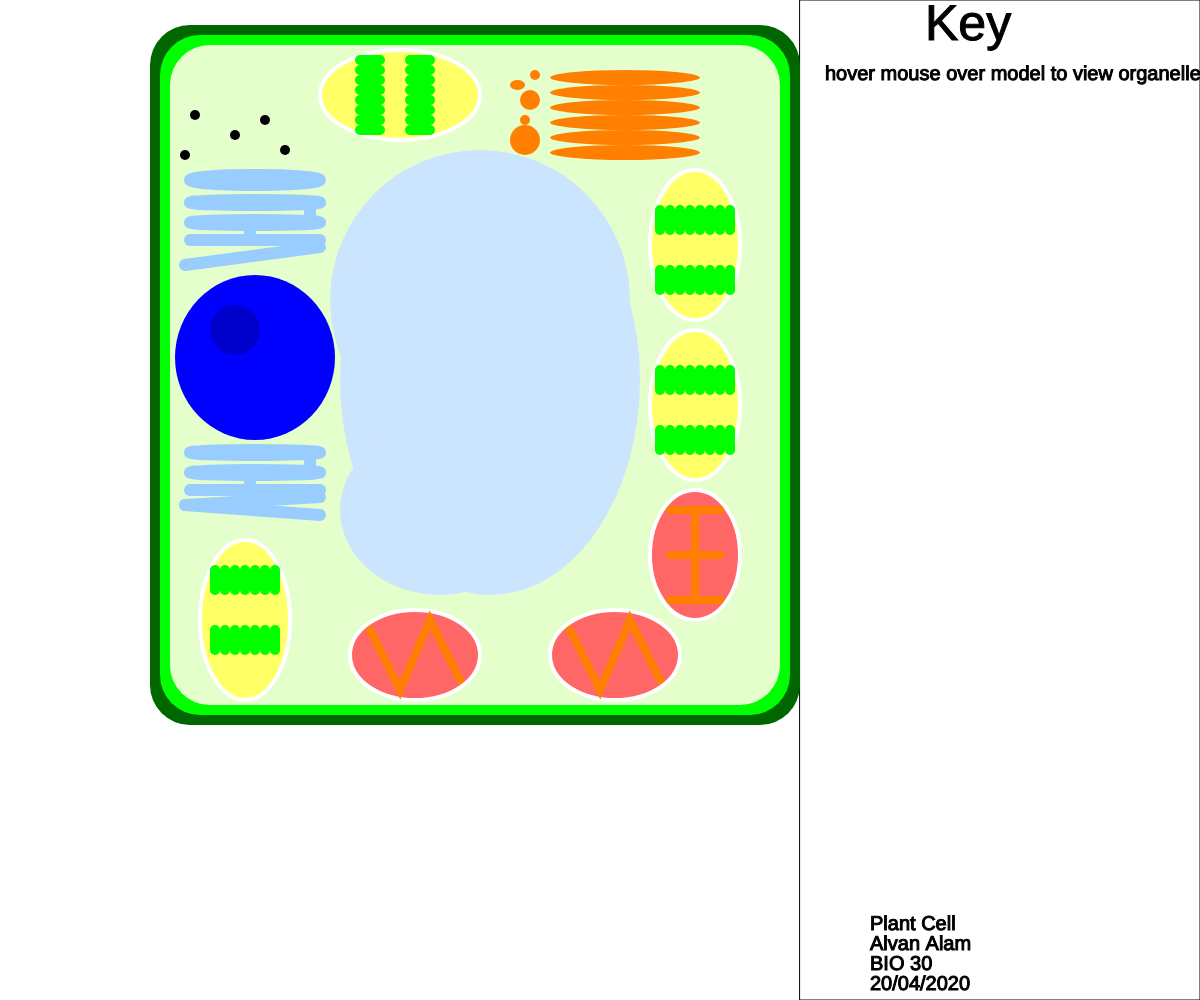
Frame 1 (no input)
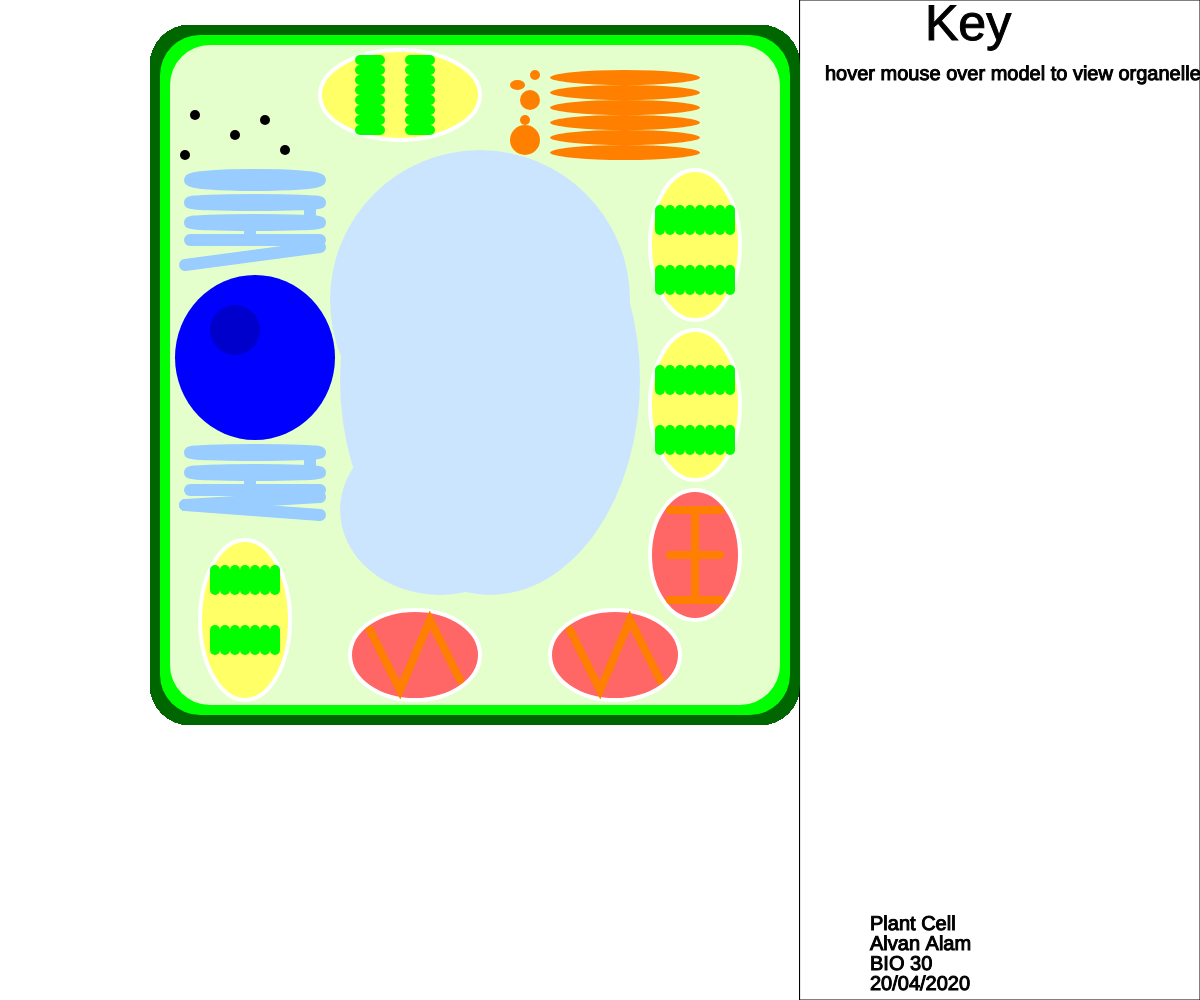
Frame 60 (no input)
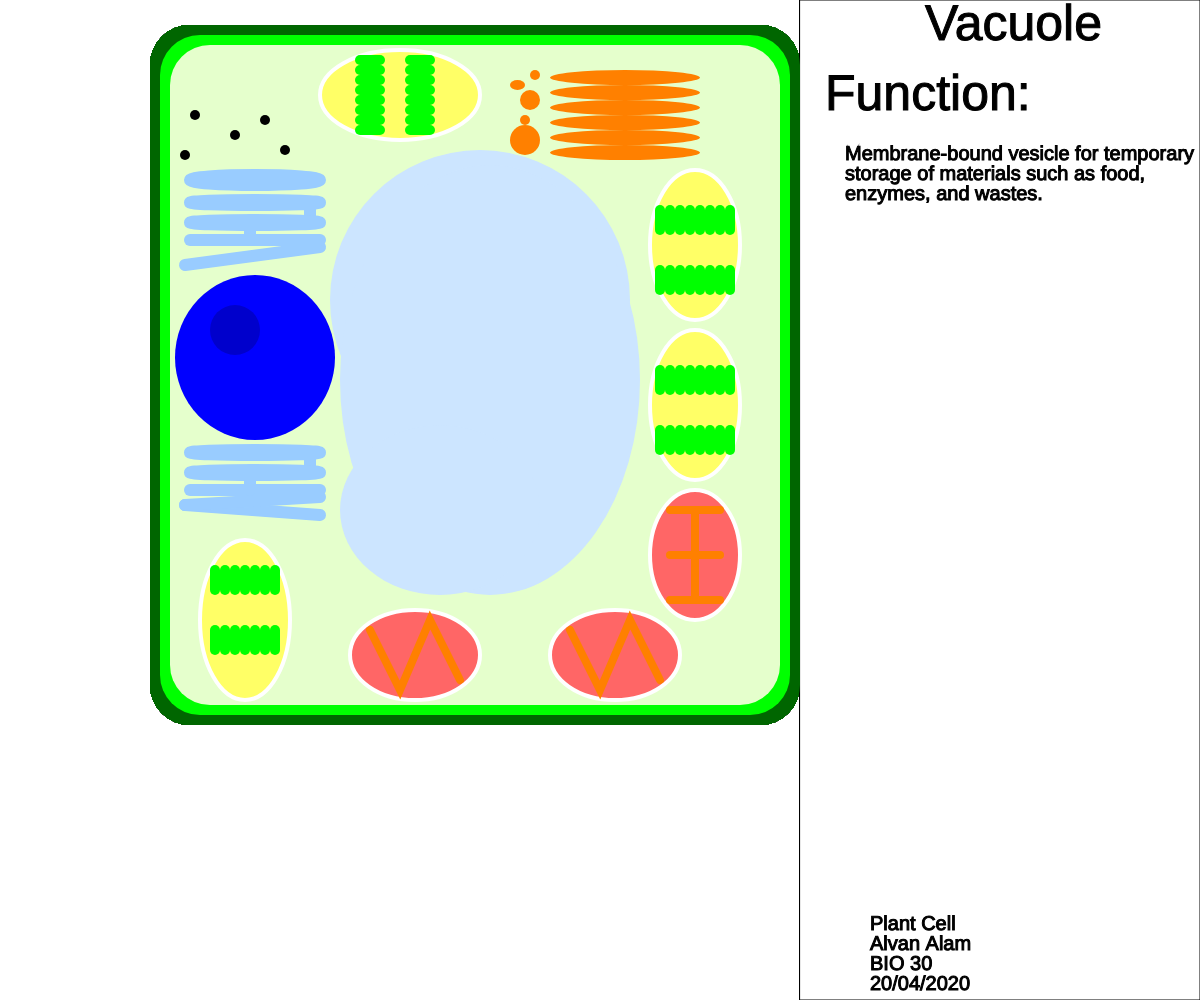
Frame 120 (the mouse pressed at the canvas centre since frame 60)

The p5.js sketch that drew these frames (run headless with seeded random() and noise() and a simulated clock; from frame 60 on, the mouse is pressed at the canvas centre):

// p5.js sketch
// ── sketch.js
// BIO 30 Plant Cell Model

let cellWallX = 150;
let cellWallY = 25;
let cellWallW = 650;
let cellWallH = 700;

let cellMembraneX = 160;
let cellMembraneY = 35;
let cellMembraneW = 630;
let cellMembraneH = 680;

let nucleusX = 175
let nucleusY = 275
let nucleusW = 160;
let nucleusH = 165;
let nucleolusX = 210
let nucleolusY = 305
let nucleolusW = 50;
let nucleolusH = 50;
let SERX = 180
let SERY = 165
let SERW = 150;
let SERH = 110;
let RERX = 180
let RERY = 445
let RERW = 150;
let RERH = 80;

let vacuoleX = 340
let vacuoleY = 165
let vacuoleW = 300;
let vacuoleH = 430;

let rib1X = 180
let rib1Y = 150
let rib1W = 10;
let rib1H = 10;
let rib2X = 230
let rib2Y = 130
let rib2W = 10;
let rib2H = 10;
let rib3X = 190
let rib3Y = 110
let rib3W = 10;
let rib3H = 10;
let rib4X = 280
let rib4Y = 145
let rib4W = 10;
let rib4H = 10;
let rib5X = 260
let rib5Y = 115
let rib5W = 10;
let rib5H = 10;

let golgiX = 500
let golgiY = 60
let golgiW = 200;
let golgiH = 100;

let chloro1X = 320
let chloro1Y = 50
let chloro1W = 160;
let chloro1H = 90;

let chloro2X = 200
let chloro2Y = 540
let chloro2W = 90;
let chloro2H = 160;

let chloro3X = 650
let chloro3Y = 170
let chloro3W = 90;
let chloro3H = 150;

let chloro4X = 650
let chloro4Y = 330
let chloro4W = 90;
let chloro4H = 150;

let mito1X = 650
let mito1Y = 490
let mito1W = 90;
let mito1H = 130;

let mito2X = 550
let mito2Y = 610
let mito2W = 130;
let mito2H = 90;

let mito3X = 350
let mito3Y = 610
let mito3W = 130;
let mito3H = 90;

let info = "none";

function setup() {
  createCanvas(windowWidth, windowHeight);

}



function draw() {
  fill(255);
  stroke(0);
  rect(width/2+width/4-100,0,width/4+100,height);
  fill(0);
  textSize(20);
  text("Plant Cell",width/2 - 720,20)
  text("Alvan Alam",width/2 - 720,40)
  text("BIO 30",width/2 - 720,60)
  text("20/04/2020",width/2 - 720,80)
  text("Plant Cell",width/2+270,height - 70)
  text("Alvan Alam",width/2 + 270,height - 50)
  text("BIO 30",width/2 + 270,height - 30)
  text("20/04/2020",width/2+270,height - 10)
  cell();
  display();
}

function cell() {
  ellipseMode(CORNER);
  noStroke();
  fill(0,102,0);
  rect(cellWallX,cellWallY,cellWallW,cellWallH,40);
  fill(0,255,0);
  rect(cellMembraneX,cellMembraneY,cellMembraneW,cellMembraneH,40);
  fill(229,255,204);
  rect(cellMembraneX+10,cellMembraneY+10,cellMembraneW-20,cellMembraneH-20,40);
  fill(0,0,255);
  ellipse(nucleusX, nucleusY, nucleusW, nucleusH);
  fill(0,0,204);
  ellipse(nucleolusX, nucleolusY, nucleolusW, nucleolusH);



  // rect(SERX, SERY, SERW, SERH);

  noFill();
  stroke(153,204,255);
  strokeWeight(12);
  beginShape(LINES);
  vertex(185,265)
  vertex(320,247);
  vertex(320,240);
  vertex(190,240)
  vertex(250,240)
  vertex(250,220);
  vertex(310,220);
  vertex(310,205);
  endShape();
  ellipse(190,220,130,5);
  ellipse(190,200,130,5);
  ellipse(190,175,130,10);

  noStroke();


  // rect(RERX, RERY, RERW, RERH);

  noFill();
  stroke(153,204,255);
  strokeWeight(12);
  beginShape(LINES);
  vertex(320,515);
  vertex(185,505)
  vertex(185,505)
  vertex(320,497);
  vertex(320,490);
  vertex(190,490)
  vertex(250,490)
  vertex(250,470);
  vertex(310,470);
  vertex(310,455);
  endShape();
  ellipse(190,470,130,5);
  ellipse(190,450,130,5);

  noStroke();
  fill(220);

  // rect(vacuoleX,vacuoleY,vacuoleW,vacuoleH);
  fill(204,229,255);
  ellipse(vacuoleX-10,vacuoleY-15,300,300)
  ellipse(vacuoleX,vacuoleY,300,430)
  ellipse(vacuoleX,vacuoleY+260,200,170)

  fill(0);
  ellipse(rib1X, rib1Y, rib1W, rib1H);
  ellipse(rib2X, rib2Y, rib2W, rib2H);
  ellipse(rib3X, rib3Y, rib3W, rib3H);
  ellipse(rib4X, rib4Y, rib4W, rib4H);
  ellipse(rib5X, rib5Y, rib5W, rib5H);

  fill(220);
  // rect(golgiX, golgiY, golgiW, golgiH);
  fill(255,128,0);
  ellipse(550,70,150,15);
  ellipse(550,85,150,15);
  ellipse(550,100,150,15);
  ellipse(550,115,150,15);
  ellipse(550,130,150,15);
  ellipse(550,145,150,15);
  ellipse(530,70,10,10);
  ellipse(520,90,20,20);
  ellipse(510,80,15,10);
  ellipse(510,125,30,30);
  ellipse(520,115,10,10);

  fill(255,255,102);
  stroke(255);
  strokeWeight(4);
  ellipse(chloro1X,chloro1Y,chloro1W,chloro1H);
  stroke(0,255,0);
  strokeWeight(10);
  beginShape(LINES);
  vertex(360,60)
  vertex(380,60);
  vertex(360,70)
  vertex(380,70);
  vertex(360,80);
  vertex(380,80);
  vertex(360,90);
  vertex(380,90);
  vertex(360,100);
  vertex(380,100);
  vertex(360,110);
  vertex(380,110);
  vertex(360,120);
  vertex(380,120);
  vertex(360,130);
  vertex(380,130);

  vertex(410,60)
  vertex(430,60);
  vertex(410,70)
  vertex(430,70);
  vertex(410,80);
  vertex(430,80);
  vertex(410,90);
  vertex(430,90);
  vertex(410,100);
  vertex(430,100);
  vertex(410,110);
  vertex(430,110);
  vertex(410,120);
  vertex(430,120);
  vertex(410,130);
  vertex(430,130);
  endShape();
  
  fill(255,255,102);
  stroke(255);
  strokeWeight(4);
  ellipse(chloro2X,chloro2Y,chloro2W,chloro2H);
  stroke(0,255,0);
  strokeWeight(10);
  beginShape(LINES);
  vertex(215,570)
  vertex(215,590)
  vertex(225,570)
  vertex(225,590)
  vertex(235,570)
  vertex(235,590)
  vertex(245,570)
  vertex(245,590)
  vertex(255,570)
  vertex(255,590)
  vertex(265,570)
  vertex(265,590)
  vertex(275,570)
  vertex(275,590)

  vertex(215,630)
  vertex(215,650)
  vertex(225,630)
  vertex(225,650)
  vertex(235,630)
  vertex(235,650)
  vertex(245,630)
  vertex(245,650)
  vertex(255,630)
  vertex(255,650)
  vertex(265,630)
  vertex(265,650)
  vertex(275,630)
  vertex(275,650)

  endShape();

  fill(255,255,102);
  stroke(255);
  strokeWeight(4);
  ellipse(chloro3X,chloro3Y,chloro3W,chloro3H);
  stroke(0,255,0);
  strokeWeight(10);
  beginShape(LINES);
  vertex(660,210)
  vertex(660,230)
  vertex(670,210)
  vertex(670,230)
  vertex(680,210)
  vertex(680,230)
  vertex(690,210)
  vertex(690,230)
  vertex(700,210)
  vertex(700,230)
  vertex(710,210)
  vertex(710,230)
  vertex(720,210)
  vertex(720,230)
  vertex(730,210)
  vertex(730,230)

  vertex(660,270)
  vertex(660,290)
  vertex(670,270)
  vertex(670,290)
  vertex(680,270)
  vertex(680,290)
  vertex(690,270)
  vertex(690,290)
  vertex(700,270)
  vertex(700,290)
  vertex(710,270)
  vertex(710,290)
  vertex(720,270)
  vertex(720,290)
  vertex(730,270)
  vertex(730,290)
  endShape();

  fill(255,255,102);
  stroke(255);
  strokeWeight(4);
  ellipse(chloro4X,chloro4Y,chloro4W,chloro4H);
  stroke(0,255,0);
  strokeWeight(10);
  beginShape(LINES);
  vertex(660,370)
  vertex(660,390)
  vertex(670,370)
  vertex(670,390)
  vertex(680,370)
  vertex(680,390)
  vertex(690,370)
  vertex(690,390)
  vertex(700,370)
  vertex(700,390)
  vertex(710,370)
  vertex(710,390)
  vertex(720,370)
  vertex(720,390)
  vertex(730,370)
  vertex(730,390)

  vertex(660,430)
  vertex(660,450)
  vertex(670,430)
  vertex(670,450)
  vertex(680,430)
  vertex(680,450)
  vertex(690,430)
  vertex(690,450)
  vertex(700,430)
  vertex(700,450)
  vertex(710,430)
  vertex(710,450)
  vertex(720,430)
  vertex(720,450)
  vertex(730,430)
  vertex(730,450)
  endShape();

  fill(355,102,102)
  stroke(255);
  strokeWeight(4);
  ellipse(mito1X,mito1Y,mito1W,mito1H);
  stroke(255,128,0);
  strokeWeight(8);
  beginShape(LINES);
  vertex(670,510);
  vertex(720,510);
  vertex(695,510);
  vertex(695,600);
  vertex(670,555);
  vertex(720,555);
  vertex(670,600);
  vertex(720,600);
  endShape();

  stroke(255);
  strokeWeight(4);
  ellipse(mito2X,mito2Y,mito2W,mito2H);
  stroke(255,128,0);
  strokeWeight(8);
  noFill();
  beginShape();
  vertex(570,630)
  vertex(600,690);
  vertex(630,620)
  vertex(660,680)
  endShape();

  fill(355,102,102)
  stroke(255);
  strokeWeight(4);
  ellipse(mito3X,mito3Y,mito3W,mito3H);
  stroke(255,128,0);
  strokeWeight(8);
  noFill();
  beginShape();
  vertex(370,630)
  vertex(400,690);
  vertex(430,620)
  vertex(460,680)
  endShape();
}

function display() {
  if(mouseX > nucleolusX && mouseY > nucleolusY 
    && mouseX < nucleolusX + nucleolusW && mouseY < nucleolusY + nucleolusH) {
      info = "nucleolus"
    }else if(mouseX > nucleusX && mouseY > nucleusY 
      && mouseX < nucleusX + nucleusW && mouseY < nucleusY + nucleusH) {
        info = "nucleus"
    }else if(mouseX > SERX && mouseY > SERY 
      && mouseX < SERX + SERW && mouseY < SERY + SERH) {
        info = "smoother"
    }else if(mouseX > RERX && mouseY > RERY 
      && mouseX < RERX + RERW && mouseY < RERY + RERH) {
        info = "rougher"
    }else if(mouseX > vacuoleX && mouseY > vacuoleY 
      && mouseX < vacuoleX + vacuoleW && mouseY < vacuoleY + vacuoleH) {
        info = "vacuole"
    }else if(mouseX > rib1X && mouseY > rib1Y 
      && mouseX < rib1X + rib1W && mouseY < rib1Y + rib1H) {
        info = "ribosome"
    }else if(mouseX > rib2X && mouseY > rib2Y 
      && mouseX < rib2X + rib2W && mouseY < rib2Y + rib2H) {
        info = "ribosome"
    }else if(mouseX > rib3X && mouseY > rib3Y 
      && mouseX < rib3X + rib3W && mouseY < rib3Y + rib3H) {
        info = "ribosome"
    }else if(mouseX > rib4X && mouseY > rib4Y 
      && mouseX < rib4X + rib4W && mouseY < rib4Y + rib4H) {
        info = "ribosome"
    }else if(mouseX > rib5X && mouseY > rib5Y 
      && mouseX < rib5X + rib5W && mouseY < rib5Y + rib5H) {
        info = "ribosome"
    }else if(mouseX > golgiX && mouseY > golgiY 
      && mouseX < golgiX + golgiW && mouseY < golgiY + golgiH) {
        info = "Golgi"
    }else if(mouseX > chloro1X && mouseY > chloro1Y 
      && mouseX < chloro1X + chloro1W && mouseY < chloro1Y + chloro1H) {
        info = "chloroplast"
    }else if(mouseX > chloro2X && mouseY > chloro2Y 
      && mouseX < chloro2X + chloro2W && mouseY < chloro2Y + chloro2H) {
        info = "chloroplast"
    }else if(mouseX > chloro3X && mouseY > chloro3Y 
      && mouseX < chloro3X + chloro3W && mouseY < chloro3Y + chloro3H) {
        info = "chloroplast"
    }else if(mouseX > chloro4X && mouseY > chloro4Y 
      && mouseX < chloro4X + chloro4W && mouseY < chloro4Y + chloro4H) {
        info = "chloroplast"
    }else if(mouseX > mito1X && mouseY > mito1Y 
      && mouseX < mito1X + mito1W && mouseY < mito1Y + mito1H) {
        info = "mito"
    }else if(mouseX > mito2X && mouseY > mito2Y 
      && mouseX < mito2X + mito2W && mouseY < mito2Y + mito2H) {
        info = "mito"
    }else if(mouseX > mito3X && mouseY > mito3Y 
      && mouseX < mito3X + mito3W && mouseY < mito3Y + mito3H) {
        info = "mito"
    }else if(mouseX > cellMembraneX+10 && mouseY > cellMembraneY+10 
      && mouseX < cellMembraneX + cellMembraneW-20 && mouseY < cellMembraneY + cellMembraneH-20) {
        info = "cytoplasm"
    }else if(mouseX > cellMembraneX && mouseY > cellMembraneY 
      && mouseX < cellMembraneX + cellMembraneW && mouseY < cellMembraneY + cellMembraneH) {
        info = "cell membrane"
    }else if(mouseX > cellWallX && mouseY > cellWallY 
      && mouseX < cellWallX + cellWallW && mouseY < cellWallY + cellWallH) {
        info = "cell wall"
    }
    
    else{
      info = "none";
    }

  textSize(50);
  strokeWeight(1)
  stroke(0);
  fill(0);
  if(info === "none") {
    text("Key",width/2+width/4+25, 40) 
    textSize(20);
    text("hover mouse over model to view organelles",width/2+width/4-75, 80) 
  }else if(info === "nucleolus") {
    text("Nucleolus",width/2+width/4+25, 40) 
    text("Function:",width/2+width/4-75, 110);
    textSize(20);
    text('The site of ribosome production within the',width/2+width/4-55,160)
    text('nucleus of eukaryotic cells.',width/2+width/4-55,180)
  }else if(info === "nucleus") {
    text("Nucleus",width/2+width/4+25, 40) 
    text("Function:",width/2+width/4-75, 110);
    textSize(20);
    text('In eukaryotic cells, the central',width/2+width/4-55,160)
    text('membrane-bound organelle that manages',width/2+width/4-55,180)
    text('cellular functions and contains DNA.',width/2+width/4-55,200)
  }else if(info === "smoother") {
    text("Function:",width/2+width/4-75, 110);
    textSize(20);
    text("Smooth Endoplasmic Reticulum",width/2+width/4, 40) 
    textSize(20);
    text('Highly folded membrane system in',width/2+width/4-55,160)
    text('eukaryotic cells that is the site for protein and',width/2+width/4-55,180)
    text('lipid synthesis. Produces hormones and lipids.',width/2+width/4-55,200)
  }else if(info === "rougher") {
    text("Function:",width/2+width/4-75, 110);
    textSize(20);
    text("Rough Endoplasmic Reticulum",width/2+width/4, 40) 
    textSize(20);
    text('Highly folded membrane system in',width/2+width/4-55,160)
    text('eukaryotic cells that is the site for protein and',width/2+width/4-55,180)
    text('lipid synthesis. Contains ribosomes.',width/2+width/4-55,200)
  }else if(info === "vacuole") {
    text("Vacuole",width/2+width/4+25, 40) 
    text("Function:",width/2+width/4-75, 110);
    textSize(20);
    text('Membrane-bound vesicle for temporary ',width/2+width/4-55,160)
    text('storage of materials such as food,',width/2+width/4-55,180)
    text('enzymes, and wastes.',width/2+width/4-55,200)
  }else if(info === "ribosome") {
    text("Ribosome",width/2+width/4+25, 40) 
    text("Function:",width/2+width/4-75, 110);
    textSize(20);
    text('Simple cell organelle that helps manufacture',width/2+width/4-55,160)
    text('proteins.',width/2+width/4-55,180)
  }else if(info === "Golgi") {
    text("Golgi Aparatus",width/2+width/4, 40) 
    text("Function:",width/2+width/4-75, 110);
    textSize(20);
    text('Flattened stack of tubular membranes',width/2+width/4-55,160)
    text('that modifies, sorts, and packages',width/2+width/4-55,180)
    text('proteins into vesicles and transports',width/2+width/4-55,200)
    text('them to other organelles or out of cells',width/2+width/4-55,220)
  }else if(info === "chloroplast") {
    text("Chloroplast",width/2+width/4, 40) 
    text("Function:",width/2+width/4-75, 110);
    textSize(20);
    text('Double-membrane organelle that captures light',width/2+width/4-80,160)
    text('energy and converts it to chemical energy through ',width/2+width/4-80,180)
    text('photosynthesis.',width/2+width/4-80,200)
  }else if(info === "mito") {
    text("Mitochondria",width/2+width/4, 40) 
    text("Function:",width/2+width/4-75, 110);
    textSize(20);
    text('Membrane-bound organelle that converts fuel',width/2+width/4-80,160)
    text('into energy that is available to the rest of',width/2+width/4-80,180)
    text('the cell.',width/2+width/4-80,200)
  }else if(info === "cytoplasm") {
    text("Cytoplasm",width/2+width/4, 40) 
    text("Function:",width/2+width/4-75, 110);
    textSize(20);
    text('semifluid material inside the cells plasma',width/2+width/4-75,160)
    text('membrane.',width/2+width/4-75,180)
  }else if(info === "cell membrane") {
    text("Cell Membrane",width/2+width/4, 40) 
    text("Function:",width/2+width/4-75, 110);
    textSize(20);
    text('Flexible, selectively permeable boundary that',width/2+width/4-80,160)
    text('helps control what enters and leaves the cell. ',width/2+width/4-80,180)
  }else if(info === "cell wall") {
    text("Cell Wall",width/2+width/4, 40) 
    text("Function:",width/2+width/4-75, 110);
    textSize(20);
    text('The rigid barrier that surrounds the outside of',width/2+width/4-80,160)
    text('the plasma membrane, is made of cellulose, and ',width/2+width/4-80,180)
    text('provides support and protection to the cell.',width/2+width/4-80,200)
  }
}
